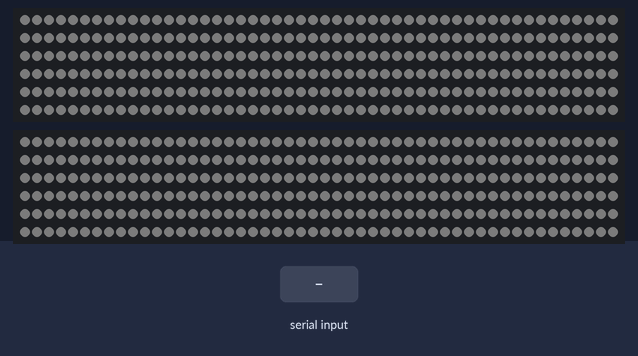
A sketch run on a simulated Arduino Uno, built with avr-gcc and run on an emulated ATmega328P. Parts: 2 × 300 RGB LEDs in strip order, left to right, continuing on the next row. The test bench sets the inputs (shaded band). Dim RGB values are drawn brighter than linear.

Above: at 0.17 s.
At 1.2 s:
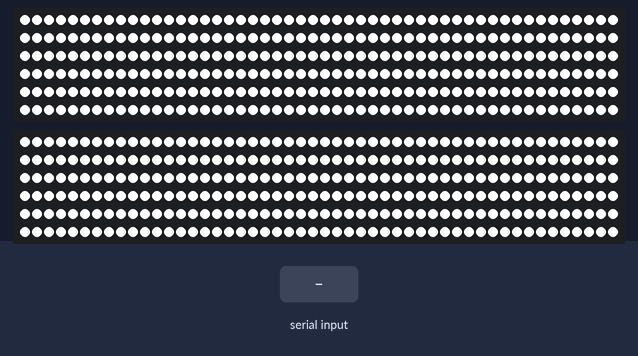
1.3 s: "3\n" received over Serial
At 2.2 s:
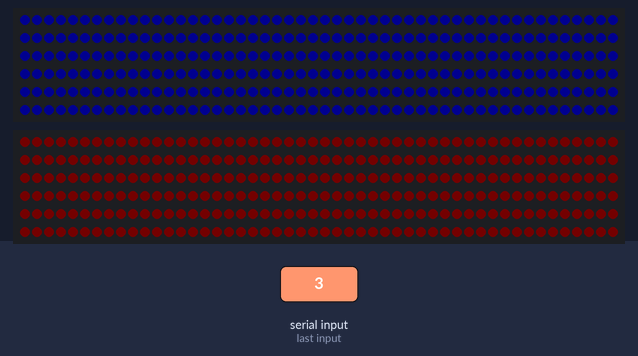
Timing chart, 0 to 4.3 s (numbered marks = the images above; inputs shaded):
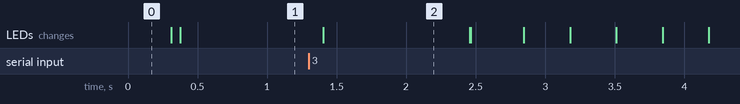

The sketch:

spor_uchenich.ino
```cpp
#include <FastLED.h>

#define NUM_STRIPS 2
#define LED_COUNT 300

int ledMode = 4;
int max_bright = 255;
CRGB leds[NUM_STRIPS][LED_COUNT];
// ---------------СЛУЖЕБНЫЕ ПЕРЕМЕННЫЕ-----------------

int thisdelay = 10;          //-FX LOOPS DELAY VAR
int thisstep = 10;           //-FX LOOPS DELAY VAR
int thishue = 0;             //-FX LOOPS DELAY VAR
int thissat = 255;           //-FX LOOPS DELAY VAR

int thisindex = 0;
int thisRED = 0;
int thisGRN = 0;
int thisBLU = 0;

int idex = 0;                //-LED INDEX (0 to LED_COUNT-1
int ihue = 0;                //-HUE (0-255)
int ibright1 = 0;
int ibright2 = 0;            //-BRIGHTNESS (0-255)
int isat = 0;                //-SATURATION (0-255)
int bouncedirection1 = 0;     //-SWITCH FOR COLOR BOUNCE (0-1)
int bouncedirection2 = 0;
float tcount = 0.0;          //-INC VAR FOR SIN LOOPS
int lcount = 0;              //-ANOTHER COUNTING VAR
// ---------------СЛУЖЕБНЫЕ ПЕРЕМЕННЫЕ-----------------


void setup() {
  Serial.begin(9600);
  LEDS.setBrightness(max_bright);
  // tell FastLED there's 60 NEOPIXEL leds on pin 10
  FastLED.addLeds<NEOPIXEL, 2>(leds[0], LED_COUNT);

  // tell FastLED there's 60 NEOPIXEL leds on pin 11
  FastLED.addLeds<NEOPIXEL, 3>(leds[1], LED_COUNT);
}

void white() {
  bouncedirection1 = 0;
  ibright1 = 55;
  if (bouncedirection2 == 0) {
    ibright2 = ibright2 + 25;
    if (ibright2 >= 255) {
      bouncedirection2 = 1;
    }
  }
  for(int x = 0; x < NUM_STRIPS-1; x++) {
    for(int i = 0; i < LED_COUNT; i++) {
      leds[x][i] = CHSV(0, 0, ibright2);
      if (bouncedirection2 == 1) {
        leds[x][i].maximizeBrightness(max_bright);
      }
    }
  }
  for(int x = 1; x < NUM_STRIPS; x++) {
    for(int i = 0; i < LED_COUNT; i++) {
      leds[x][i] = CHSV(0, 0, ibright2);
      if (bouncedirection2 == 1) {
        leds[x][i].maximizeBrightness(max_bright);
      }
  }
  LEDS.show();
  }
}

void Shutdown() {
  bouncedirection1 = 0;
  ibright1 = 55;
  bouncedirection2 = 0;
  ibright2 = 55;
  for(int x = 0; x < NUM_STRIPS-1; x++) {
    for(int i = 0; i < LED_COUNT; i++) {
      leds[x][i].fadeLightBy(55); // Плавное выключение ленты
    }
  }
  for(int x = 1; x < NUM_STRIPS; x++) {
    for(int i = 0; i < LED_COUNT; i++) {
      leds[x][i].fadeLightBy(55); // Плавное выключение ленты
    }
  }
}

void pulse_1() {
  bouncedirection2 = 0;
  ibright2 = 55;
  if (bouncedirection1 == 0) {
    ibright1 = ibright1 + 25;
    if (ibright1 >= 255) {
      bouncedirection1 = 1;
    }
  }
  for(int x = 1; x < NUM_STRIPS; x++) {
    for(int i = 0; i < LED_COUNT; i++) {
      leds[x][i] = CHSV(0, 0, ibright2);
      leds[x][i].fadeLightBy(55); // Плавное выключение ленты
    }
  }
  for(int x = 0; x < NUM_STRIPS-1; x++) {
    for(int i = 0; i < LED_COUNT; i++) {
      leds[x][i] = CHSV(0, 0, ibright1);
      if (bouncedirection1 == 1) {
        leds[x][i].maximizeBrightness(max_bright);
    }
  }
  LEDS.show();
  }
}

void pulse_2() {
  bouncedirection1 = 0;
  ibright1 = 55;
  if (bouncedirection2 == 0) {
    ibright2 = ibright2 + 25;
    if (ibright2 >= 255) {
      bouncedirection2 = 1;
    }
  }
  for(int x = 0; x < NUM_STRIPS-1; x++) {
    for(int i = 0; i < LED_COUNT; i++) {
      leds[x][i] = CHSV(0, 0, ibright1);
      leds[x][i].fadeLightBy(55); // Плавное выключение ленты
    }
  }
  for(int x = 1; x < NUM_STRIPS; x++) {
    for(int i = 0; i < LED_COUNT; i++) {
      leds[x][i] = CHSV(0, 0, ibright2);
      if (bouncedirection2 == 1) {
        leds[x][i].maximizeBrightness(max_bright);
      }
  }
  LEDS.show();
  }
}

void rainbow_fade() {                         //-m2-FADE ALL LEDS THROUGH HSV RAINBOW
  ihue++;
  if (ihue > 255) {
    ihue = 0;
  }
  for(int x = 1; x < NUM_STRIPS; x++) {
    for(int i = 0; i < LED_COUNT; i++) {
      leds[x][i] = CHSV(ihue, thissat, 255);
  }
  LEDS.show();
  }
  for(int x = 0; x < NUM_STRIPS-1; x++) {
    for(int i = 0; i < LED_COUNT; i++) {
      leds[x][i] = CHSV(ihue, thissat, 255);
  }
  LEDS.show();
  }
  delay(thisdelay);
}

void pulse_one_color_all() {
  if (bouncedirection1 == 0) {
    ibright1 = ibright1 + 5;
    if (ibright1 >= 255) {
      bouncedirection1 = 1;
    }
  }
  if (bouncedirection1 == 1) {
    ibright1 = ibright1 - 5;
    if (ibright1 <= 5) {
      bouncedirection1 = 0;
    }
  }
  for(int x = 0; x < NUM_STRIPS-1; x++) {
    for(int i = 0; i < LED_COUNT; i++) {
      leds[x][i] = CHSV(160, thissat, ibright1);
  }
  }
  LEDS.show();

  if (bouncedirection2 == 0) {
    ibright2 = ibright2 + 5;
    if (ibright2 >= 255) {
      bouncedirection2 = 1;
    }
  }
  if (bouncedirection2 == 1) {
    ibright2 = ibright2 - 5;
    if (ibright2 <= 5) {
      bouncedirection2 = 0;
    }
  }
  for(int x = 1; x < NUM_STRIPS; x++) {
    for(int i = 0; i < LED_COUNT; i++) {
      leds[x][i] = CHSV(255, thissat, ibright2);
  }
  }
  LEDS.show();
}

void pulse_one_color_all_white() {
  if (bouncedirection1 == 0) {
    ibright1 = ibright1 + 5;
    if (ibright1 >= 255) {
      bouncedirection1 = 1;
    }
  }
  if (bouncedirection1 == 1) {
    ibright1 = ibright1 - 5;
    if (ibright1 <= 5) {
      bouncedirection1 = 0;
    }
  }
  for(int x = 0; x < NUM_STRIPS-1; x++) {
    for(int i = 0; i < LED_COUNT; i++) {
      leds[x][i] = CHSV(0, 0, ibright1);
  }
  }
  LEDS.show();

  if (bouncedirection2 == 0) {
    ibright2 = ibright2 + 5;
    if (ibright2 >= 255) {
      bouncedirection2 = 1;
    }
  }
  if (bouncedirection2 == 1) {
    ibright2 = ibright2 - 5;
    if (ibright2 <= 5) {
      bouncedirection2 = 0;
    }
  }
  for(int x = 1; x < NUM_STRIPS; x++) {
    for(int i = 0; i < LED_COUNT; i++) {
      leds[x][i] = CHSV(0, 0, ibright2);
  }
  }
  LEDS.show();
}

void loop() {

  if (Serial.available() > 0) {
    ledMode = Serial.parseInt();
  }
  switch (ledMode) {
    case 0: pulse_one_color_all_white(); break;
    case 1: pulse_1(); break;
    case 2: pulse_2(); break;
    case 3: pulse_one_color_all(); break;
    case 4: white(); break;
    default: pulse_one_color_all_white(); break;
  }
}
```

Measured:
- after the input at 1.3 s, the LEDs: change after 0.10 s (image 2)
- what the display in image 2 shows lasts 1.1 s, from 1.4 s to 2.5 s
